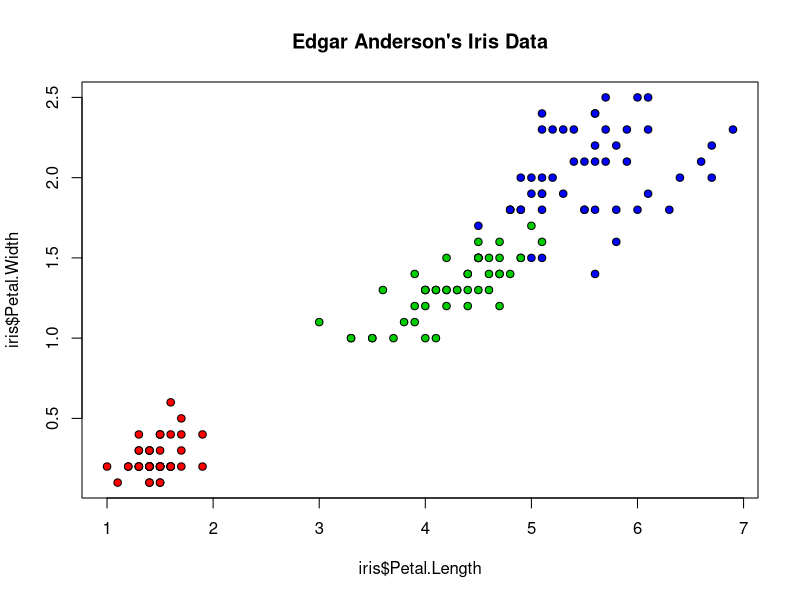

The R source for this figure: (Note: this script raises an error after producing the figure.)
## ---- chunk 1
plot(iris$Petal.Length, iris$Petal.Width, pch=21, 
     bg=c("red","green3","blue")[unclass(iris$Species)], 
     main="Edgar Anderson's Iris Data")
## ---- chunk 2
100*table(iris$Species)/nrow(Iris)
